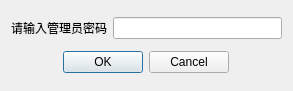
<?xml version="1.0" encoding="UTF-8"?>
<ui version="4.0">
 <class>AdminLogDialog</class>
 <widget class="QDialog" name="AdminLogDialog">
  <property name="geometry">
   <rect>
    <x>0</x>
    <y>0</y>
    <width>293</width>
    <height>91</height>
   </rect>
  </property>
  <property name="windowTitle">
   <string>Dialog</string>
  </property>
  <layout class="QVBoxLayout" name="verticalLayout">
   <item>
    <layout class="QHBoxLayout" name="horizontalLayout_2">
     <item>
      <widget class="QLabel" name="label">
       <property name="text">
        <string>请输入管理员密码</string>
       </property>
      </widget>
     </item>
     <item>
      <widget class="QLineEdit" name="lineEdit"/>
     </item>
    </layout>
   </item>
   <item>
    <layout class="QHBoxLayout" name="horizontalLayout">
     <item>
      <widget class="QDialogButtonBox" name="buttonBox">
       <property name="sizePolicy">
        <sizepolicy hsizetype="Fixed" vsizetype="Fixed">
         <horstretch>0</horstretch>
         <verstretch>0</verstretch>
        </sizepolicy>
       </property>
       <property name="orientation">
        <enum>Qt::Horizontal</enum>
       </property>
       <property name="standardButtons">
        <set>QDialogButtonBox::Cancel|QDialogButtonBox::Ok</set>
       </property>
      </widget>
     </item>
    </layout>
   </item>
  </layout>
 </widget>
 <resources/>
 <connections>
  <connection>
   <sender>buttonBox</sender>
   <signal>accepted()</signal>
   <receiver>AdminLogDialog</receiver>
   <slot>accept()</slot>
   <hints>
    <hint type="sourcelabel">
     <x>248</x>
     <y>254</y>
    </hint>
    <hint type="destinationlabel">
     <x>157</x>
     <y>274</y>
    </hint>
   </hints>
  </connection>
  <connection>
   <sender>buttonBox</sender>
   <signal>rejected()</signal>
   <receiver>AdminLogDialog</receiver>
   <slot>reject()</slot>
   <hints>
    <hint type="sourcelabel">
     <x>316</x>
     <y>260</y>
    </hint>
    <hint type="destinationlabel">
     <x>286</x>
     <y>274</y>
    </hint>
   </hints>
  </connection>
 </connections>
</ui>
